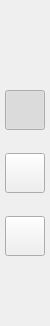
            <widget class="QFrame" name="left_menu">
             <property name="minimumSize">
              <size>
               <width>49</width>
               <height>0</height>
              </size>
             </property>
             <property name="maximumSize">
              <size>
               <width>50</width>
               <height>16777215</height>
              </size>
             </property>
             <property name="frameShape">
              <enum>QFrame::NoFrame</enum>
             </property>
             <property name="frameShadow">
              <enum>QFrame::Raised</enum>
             </property>
             <property name="lineWidth">
              <number>0</number>
             </property>
             <layout class="QVBoxLayout" name="vertical_left_menu_layout">
              <property name="spacing">
               <number>0</number>
              </property>
              <property name="leftMargin">
               <number>0</number>
              </property>
              <property name="topMargin">
               <number>0</number>
              </property>
              <property name="rightMargin">
               <number>0</number>
              </property>
              <property name="bottomMargin">
               <number>0</number>
              </property>
              <item>
               <spacer name="verticalSpacer_4">
                <property name="orientation">
                 <enum>Qt::Vertical</enum>
                </property>
                <property name="sizeType">
                 <enum>QSizePolicy::Fixed</enum>
                </property>
                <property name="sizeHint" stdset="0">
                 <size>
                  <width>20</width>
                  <height>3</height>
                 </size>
                </property>
               </spacer>
              </item>
              <item>
               <widget class="QLabel" name="logo_top">
                <property name="minimumSize">
                 <size>
                  <width>50</width>
                  <height>50</height>
                 </size>
                </property>
                <property name="maximumSize">
                 <size>
                  <width>50</width>
                  <height>50</height>
                 </size>
                </property>
               </widget>
              </item>
              <item>
               <spacer name="verticalSpacer_3">
                <property name="orientation">
                 <enum>Qt::Vertical</enum>
                </property>
                <property name="sizeType">
                 <enum>QSizePolicy::Fixed</enum>
                </property>
                <property name="sizeHint" stdset="0">
                 <size>
                  <width>20</width>
                  <height>11</height>
                 </size>
                </property>
               </spacer>
              </item>
              <item>
               <widget class="QFrame" name="bottom_menus">
                <property name="sizePolicy">
                 <sizepolicy hsizetype="Minimum" vsizetype="Minimum">
                  <horstretch>0</horstretch>
                  <verstretch>0</verstretch>
                 </sizepolicy>
                </property>
                <property name="minimumSize">
                 <size>
                  <width>29</width>
                  <height>190</height>
                 </size>
                </property>
                <property name="maximumSize">
                 <size>
                  <width>16777215</width>
                  <height>403</height>
                 </size>
                </property>
                <property name="frameShape">
                 <enum>QFrame::NoFrame</enum>
                </property>
                <property name="frameShadow">
                 <enum>QFrame::Raised</enum>
                </property>
                <layout class="QVBoxLayout" name="bottom_menus_layout">
                 <property name="spacing">
                  <number>5</number>
                 </property>
                 <property name="sizeConstraint">
                  <enum>QLayout::SetMinAndMaxSize</enum>
                 </property>
                 <property name="leftMargin">
                  <number>5</number>
                 </property>
                 <property name="topMargin">
                  <number>5</number>
                 </property>
                 <property name="rightMargin">
                  <number>5</number>
                 </property>
                 <property name="bottomMargin">
                  <number>5</number>
                 </property>
                 <item>
                  <widget class="QFrame" name="top_menus">
                   <property name="minimumSize">
                    <size>
                     <width>0</width>
                     <height>212</height>
                    </size>
                   </property>
                   <property name="frameShape">
                    <enum>QFrame::NoFrame</enum>
                   </property>
                   <property name="frameShadow">
                    <enum>QFrame::Raised</enum>
                   </property>
                   <layout class="QVBoxLayout" name="top_menus_layout">
                    <property name="spacing">
                     <number>5</number>
                    </property>
                    <property name="leftMargin">
                     <number>0</number>
                    </property>
                    <property name="topMargin">
                     <number>3</number>
                    </property>
                    <property name="rightMargin">
                     <number>0</number>
                    </property>
                    <property name="bottomMargin">
                     <number>3</number>
                    </property>
                    <item>
                     <widget class="QPushButton" name="HomeButtonMain">
                      <property name="sizePolicy">
                       <sizepolicy hsizetype="Minimum" vsizetype="Minimum">
                        <horstretch>0</horstretch>
                        <verstretch>0</verstretch>
                       </sizepolicy>
                      </property>
                      <property name="minimumSize">
                       <size>
                        <width>40</width>
                        <height>40</height>
                       </size>
                      </property>
                      <property name="maximumSize">
                       <size>
                        <width>40</width>
                        <height>40</height>
                       </size>
                      </property>
                      <property name="text">
                       <string/>
                      </property>
                      <property name="checkable">
                       <bool>true</bool>
                      </property>
                      <property name="checked">
                       <bool>true</bool>
                      </property>
                      <property name="autoExclusive">
                       <bool>true</bool>
                      </property>
                     </widget>
                    </item>
                    <item>
                     <widget class="QPushButton" name="SettingsButtonMain">
                      <property name="sizePolicy">
                       <sizepolicy hsizetype="Minimum" vsizetype="Minimum">
                        <horstretch>0</horstretch>
                        <verstretch>0</verstretch>
                       </sizepolicy>
                      </property>
                      <property name="minimumSize">
                       <size>
                        <width>40</width>
                        <height>40</height>
                       </size>
                      </property>
                      <property name="maximumSize">
                       <size>
                        <width>40</width>
                        <height>40</height>
                       </size>
                      </property>
                      <property name="text">
                       <string/>
                      </property>
                      <property name="checkable">
                       <bool>true</bool>
                      </property>
                      <property name="checked">
                       <bool>false</bool>
                      </property>
                      <property name="autoExclusive">
                       <bool>true</bool>
                      </property>
                     </widget>
                    </item>
                    <item>
                     <widget class="QPushButton" name="InfoButtonMain">
                      <property name="sizePolicy">
                       <sizepolicy hsizetype="Minimum" vsizetype="Minimum">
                        <horstretch>0</horstretch>
                        <verstretch>0</verstretch>
                       </sizepolicy>
                      </property>
                      <property name="minimumSize">
                       <size>
                        <width>40</width>
                        <height>40</height>
                       </size>
                      </property>
                      <property name="maximumSize">
                       <size>
                        <width>40</width>
                        <height>40</height>
                       </size>
                      </property>
                      <property name="text">
                       <string/>
                      </property>
                      <property name="checkable">
                       <bool>true</bool>
                      </property>
                      <property name="checked">
                       <bool>false</bool>
                      </property>
                      <property name="autoExclusive">
                       <bool>true</bool>
                      </property>
                     </widget>
                    </item>
                    <item>
                     <spacer name="verticalSpacer_5">
                      <property name="orientation">
                       <enum>Qt::Vertical</enum>
                      </property>
                      <property name="sizeType">
                       <enum>QSizePolicy::Minimum</enum>
                      </property>
                      <property name="sizeHint" stdset="0">
                       <size>
                        <width>1</width>
                        <height>1</height>
                       </size>
                      </property>
                     </spacer>
                    </item>
                   </layout>
                  </widget>
                 </item>
                </layout>
               </widget>
              </item>
              <item>
               <spacer name="verticalSpacer_2">
                <property name="orientation">
                 <enum>Qt::Vertical</enum>
                </property>
                <property name="sizeType">
                 <enum>QSizePolicy::Expanding</enum>
                </property>
                <property name="sizeHint" stdset="0">
                 <size>
                  <width>20</width>
                  <height>40</height>
                 </size>
                </property>
               </spacer>
              </item>
             </layout>
            </widget>
